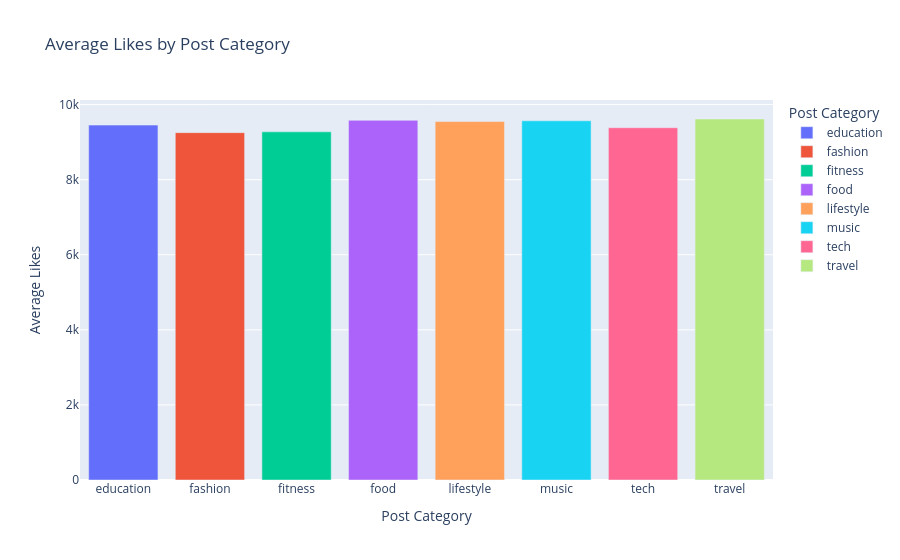

Write notebook code for a chart like this one.
### Code cell
#Interactive bar chart — Average Likes by Post Category
avg_likes = (df.groupby("post_category", as_index=False)["likes"].mean().round(2))

fig = px.bar(avg_likes,x="post_category",y="likes",color="post_category",title="Average Likes by Post Category",
    labels={"post_category": "Post Category","likes": "Average Likes"})

fig.show()

### Figure 1 — Plotly figure (JSON) as saved in the notebook; plotly's stock layout.template omitted (floating-point values rounded to 4 significant figures)
{"data": [{"hovertemplate": "Post Category=%{x}<br>Average Likes=%{y}<extra></extra>", "legendgroup": "education", "marker": {"color": "#636efa", "pattern": {"shape": ""}}, "name": "education", "orientation": "v", "showlegend": true, "textposition": "auto", "type": "bar", "x": ["education"], "xaxis": "x", "y": [9454.0], "yaxis": "y"}, {"hovertemplate": "Post Category=%{x}<br>Average Likes=%{y}<extra></extra>", "legendgroup": "fashion", "marker": {"color": "#EF553B", "pattern": {"shape": ""}}, "name": "fashion", "orientation": "v", "showlegend": true, "textposition": "auto", "type": "bar", "x": ["fashion"], "xaxis": "x", "y": [9254.0], "yaxis": "y"}, {"hovertemplate": "Post Category=%{x}<br>Average Likes=%{y}<extra></extra>", "legendgroup": "fitness", "marker": {"color": "#00cc96", "pattern": {"shape": ""}}, "name": "fitness", "orientation": "v", "showlegend": true, "textposition": "auto", "type": "bar", "x": ["fitness"], "xaxis": "x", "y": [9276.0], "yaxis": "y"}, {"hovertemplate": "Post Category=%{x}<br>Average Likes=%{y}<extra></extra>", "legendgroup": "food", "marker": {"color": "#ab63fa", "pattern": {"shape": ""}}, "name": "food", "orientation": "v", "showlegend": true, "textposition": "auto", "type": "bar", "x": ["food"], "xaxis": "x", "y": [9581.0], "yaxis": "y"}, {"hovertemplate": "Post Category=%{x}<br>Average Likes=%{y}<extra></extra>", "legendgroup": "lifestyle", "marker": {"color": "#FFA15A", "pattern": {"shape": ""}}, "name": "lifestyle", "orientation": "v", "showlegend": true, "textposition": "auto", "type": "bar", "x": ["lifestyle"], "xaxis": "x", "y": [9548.0], "yaxis": "y"}, {"hovertemplate": "Post Category=%{x}<br>Average Likes=%{y}<extra></extra>", "legendgroup": "music", "marker": {"color": "#19d3f3", "pattern": {"shape": ""}}, "name": "music", "orientation": "v", "showlegend": true, "textposition": "auto", "type": "bar", "x": ["music"], "xaxis": "x", "y": [9569.0], "yaxis": "y"}, {"hovertemplate": "Post Category=%{x}<br>Average Likes=%{y}<extra></extra>", "legendgroup": "tech", "marker": {"color": "#FF6692", "pattern": {"shape": ""}}, "name": "tech", "orientation": "v", "showlegend": true, "textposition": "auto", "type": "bar", "x": ["tech"], "xaxis": "x", "y": [9385.0], "yaxis": "y"}, {"hovertemplate": "Post Category=%{x}<br>Average Likes=%{y}<extra></extra>", "legendgroup": "travel", "marker": {"color": "#B6E880", "pattern": {"shape": ""}}, "name": "travel", "orientation": "v", "showlegend": true, "textposition": "auto", "type": "bar", "x": ["travel"], "xaxis": "x", "y": [9617.0], "yaxis": "y"}], "layout": {"barmode": "relative", "legend": {"title": {"text": "Post Category"}, "tracegroupgap": 0}, "title": {"text": "Average Likes by Post Category"}, "xaxis": {"anchor": "y", "categoryarray": ["education", "fashion", "fitness", "food", "lifestyle", "music", "tech", "travel"], "categoryorder": "array", "domain": [0, 1], "title": {"text": "Post Category"}}, "yaxis": {"anchor": "x", "domain": [0, 1], "title": {"text": "Average Likes"}}}}
